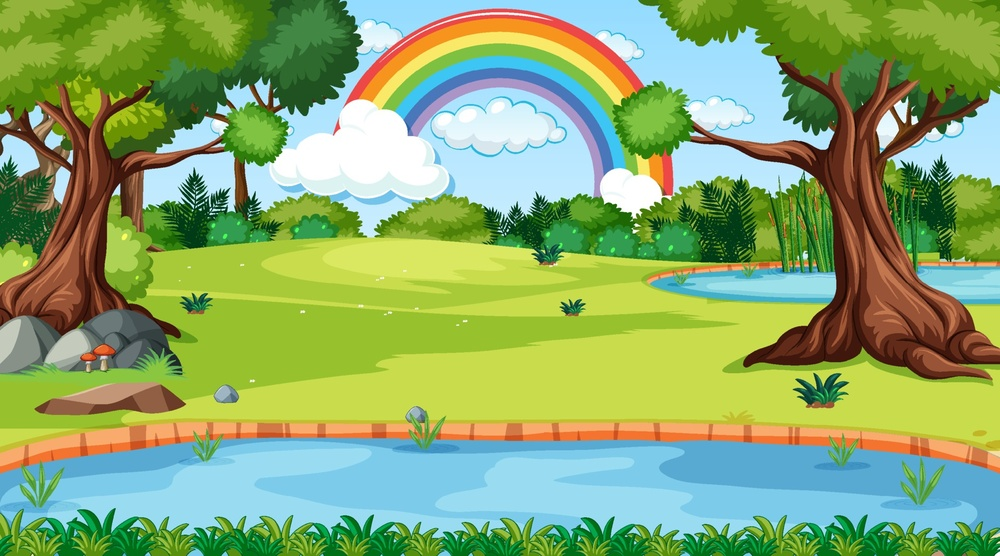
#> input picture OpenCV/image.jpg, 1000 x 556 px, shrunk from 1920 x 1067 before the run, given in place of the camera
$ python redcyan.py
#> lines starting #> are read from the running program, lines starting #| are printed output that depends on the picture
### OpenCV/managers.py
import cv2
import time
import numpy as np

class CaptureManager(object):

    def __init__(self,
                 capture,
                 apply_filter,
                 previewWindowManager=None,
                 shouldMirrorPreview=False,

                 ):
        self.apply_filter = apply_filter
        self.previewWindowManager = previewWindowManager
        self.shouldMirrorPreview = shouldMirrorPreview

        self._capture = capture
        self._channel = 0
        self._enteredFrame = False
        self._frame = None
        self._imageFileName = None
        self._videoFileName = None
        self._videoEncoding = None
        self._videoWriter = None

        self._startTime = None
        self._framesElapsed = int(0)
        self._fpsEstimate = None

    @property
    def channel(self):
        return self._channel

    # [5 lines left out: function channel, not called in this run]

    @property
    def frame(self):
        if self._enteredFrame and self._frame is None:
            _, self._frame = self._capture.retrieve(self._frame, self.channel)
        return self._frame

    @property
    def isWritingImage(self):
        return self._imageFileName is not None

    @property
    def isWritingVideo(self):
        return self._videoFileName is not None

    def enterFrame(self):
        '''Capture Next Frame If Any'''
        if self._capture is not None:
            self._enteredFrame = self._capture.grab()

    def exitFrame(self):
        '''
            - Draw to the window.
            - Write to files
            - Release the Frame
        '''
        # Check whether any grabbed frame is retrievable
        # Getter may retrieve and cache the frame

        if self.frame is None:
            self._enteredFrame = False
            return
        # Update FPS estimate and related variables
        if self._framesElapsed == 0:
            self._startTime = time.time()
        else:
            timeElapsed = time.time() - self._startTime
            self._fpsEstimate = self._framesElapsed/timeElapsed
        self._framesElapsed += 1

        # Draw To the window if any
        if self.previewWindowManager is not None:
            if self.shouldMirrorPreview:
                mirrored_frame = np.fliplr(self._frame).copy()
                self.previewWindowManager.show(mirrored_frame)
            else:
                self.previewWindowManager.show(self._frame)
        # Write to the image file if any
        if self.isWritingImage:
            frame = self.apply_filter(self._frame)
            cv2.imwrite(self._imageFileName, frame)
            self._imageFileName = None
        # Write to video file if any
        self._writeVideoFrame()

        # Every operation on frame is done
        # Let's release the frame
        self._frame = None
        self._enteredFrame = False

    '''
        Below defined public methods
        writeImage, startWritingVideo, stopWritingVideo
        simply record parameters for file writing options
        Actual writing operations are postponed to the next call
        of exitFrame()
        Writing Handled by non-public method => _writeVideoFrame()
    '''

    def writeImage(self, filename):
        '''Write an next excited frame to an image file'''
        self._imageFileName = filename

    # [13 lines left out: functions startWritingVideo, stopWritingVideo, not called in this run]

    # Below are non-public Methods

    def _writeVideoFrame(self):
        '''  _writeVideoFrame Method creates|appends to a video file'''
        if not self.isWritingVideo:
            return
        if self._videoWriter is None:
            fps = self._capture.get(cv2.CAP_PROP_FPS)
            if fps == 0.0:
                # Capture's FPS is Unknown so use estimator
                if self._framesElapsed < 20:
                    # Wait until more frames to elapse so that
                    # estimate is stable
                    return
                else:
                    fps = self._fpsEstimate
            # size => tuple contains (int:WIDTH,int:HEIGHT) of frame

            size = (
                int(self._capture.get(cv2.CAP_PROP_FRAME_WIDTH)),
                int(self._capture.get(cv2.CAP_PROP_FRAME_HEIGHT))
            )
            # Initialize VideoWriter Object
            self._videoWriter = cv2.VideoWriter(self._videoFileName,
                                                self._videoEncoding,
                                                fps, size)
        # Ask the object to write the frame
        # frame = self.apply_filter(self._frame)
        frame = self._frame
        self._videoWriter.write(frame)


class WindowManger():
    def __init__(self,
                 windowName,
                 apply_filter,
                 keypressCallback=None,
                 ):
        self._keypressCallback = keypressCallback
        self._windowName = windowName
        self._isWindowCreated = False
        self.apply_filter = apply_filter

    ''' Properties '''
    @property
    def isWindowCreated(self):
        return self._isWindowCreated

    def createWindow(self):
        cv2.namedWindow(self._windowName)
        self._isWindowCreated = True

    def show(self, frame):
        frame = self.apply_filter(frame,self)

        cv2.imshow(self._windowName, frame)

    def destroyWindow(self):
        cv2.destroyWindow(self._windowName)
        self._isWindowCreated = False
    def processEvents(self):
        keycode = cv2.waitKey(1)
        if self._keypressCallback is not None and keycode != -1:
            # waitkey() returns 32bit value but ASCII is only 8bit
            # Thus remove the redundant value & keep only 8-LSB bits
            # Discard any non ASCII infon by GTK by &= 0...0 1111(F) 1111(F)
            keycode &= 0xFF
            # Now process this updated keypress code
            self._keypressCallback(keycode)

    ''' Enough for Simple '''
    ''' Can be further expanded by adding mouseCallback property'''
    ''' Further use of Pygame's Window handling frameworks can work too'''
    ''' Eg for closing window when close button clickd'''


### OpenCV/cameo.py
import cv2
from managers import WindowManger, CaptureManager
import filters


def show_slider(x): print(x)
class Cameo(object):
    def __init__(self,filter,title) -> None:
        self.title = title
        self._windowManager = WindowManger(title,apply_filter=filter, keypressCallback=self.onKeypress)
        self._captureManager = CaptureManager(
            cv2.VideoCapture(0),filter, self._windowManager, True)

    def window_changes(self,title):
        pass
    def loop_Events(self,title):
        pass

    def run(self):
        ''' Run the Main Loop'''
        self._windowManager.createWindow()
        self.window_changes(self.title)
        while self._windowManager.isWindowCreated:
            self._captureManager.enterFrame()
            frame = self._captureManager.frame
            # TODO: Filter the frame (Chapter 3).
            self.loop_Events(self.title)
            self._captureManager.exitFrame()
            self._windowManager.processEvents()
#> this loop made 1 pass; (key Esc is pressed on pass 1)
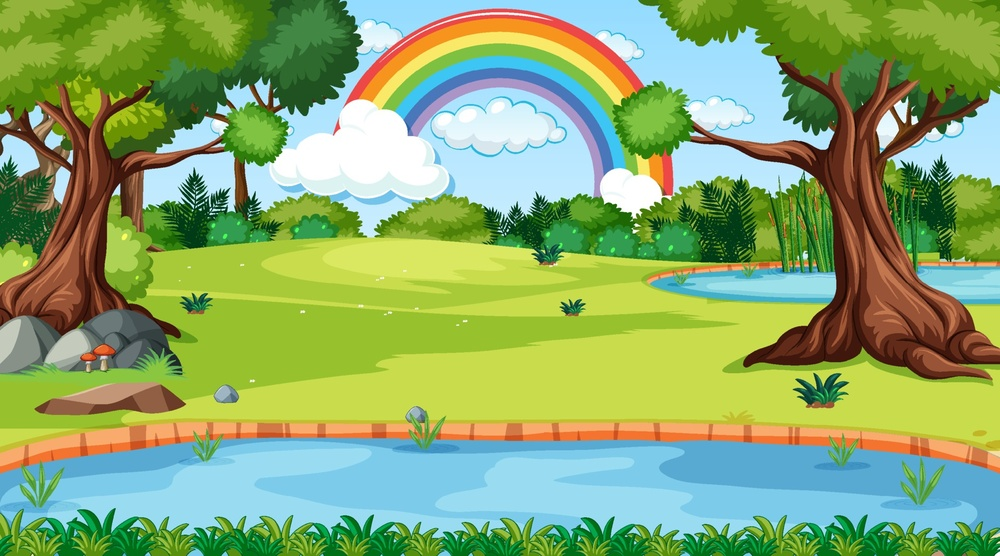
#> input picture OpenCV/image.jpg, 1000 x 556 px, shrunk from 1920 x 1067 before the run, given in place of the camera
#> pass 1, in exitFrame, `mirrored_frame = np.fliplr(self._frame).copy()`:
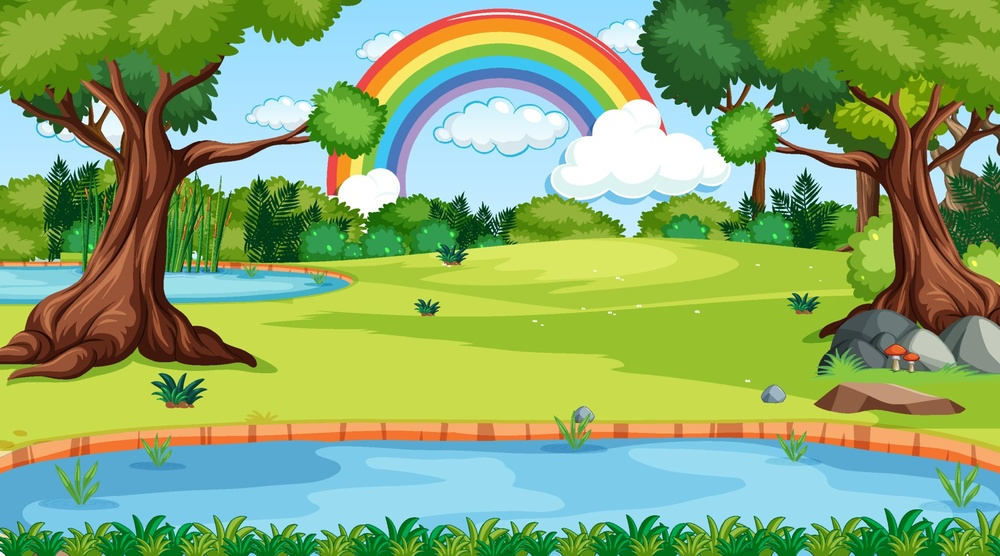
#> mirrored_frame: shape (556, 1000, 3); mean B, G, R 108.6, 168.6, 137.1
#> pass 1, in redcyan, `b,g,r = cv2.split(frame)`:
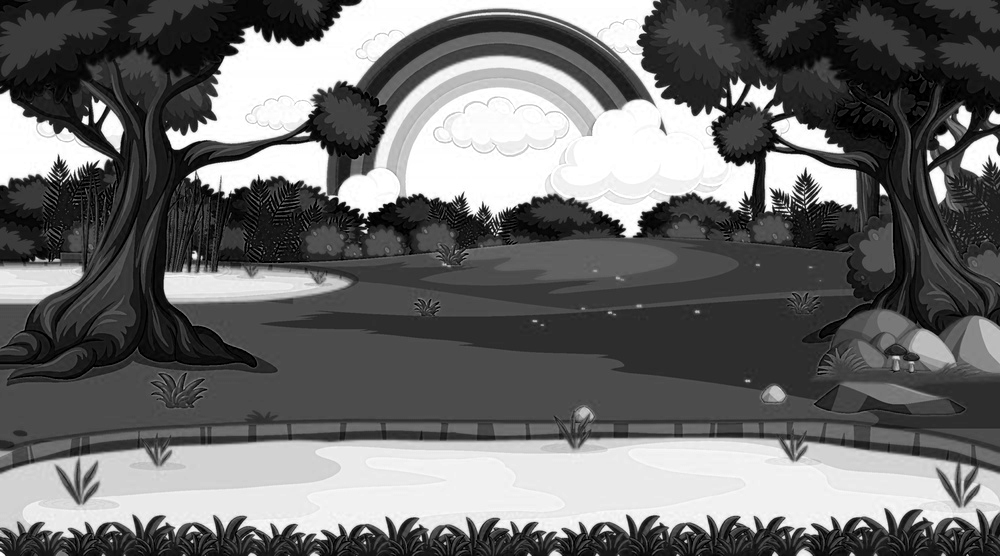
#> b: shape (556, 1000); min 0, max 255, mean 108.6
#> pass 1, in redcyan, `b,g,r = cv2.split(frame)`:
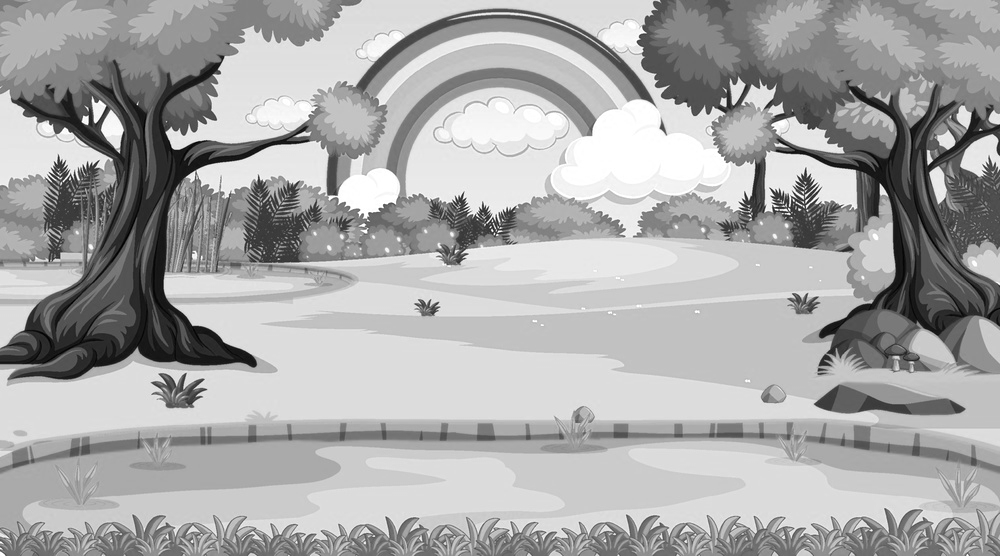
#> g: shape (556, 1000); min 0, max 255, mean 168.6
#> pass 1, in redcyan, `b,g,r = cv2.split(frame)`:
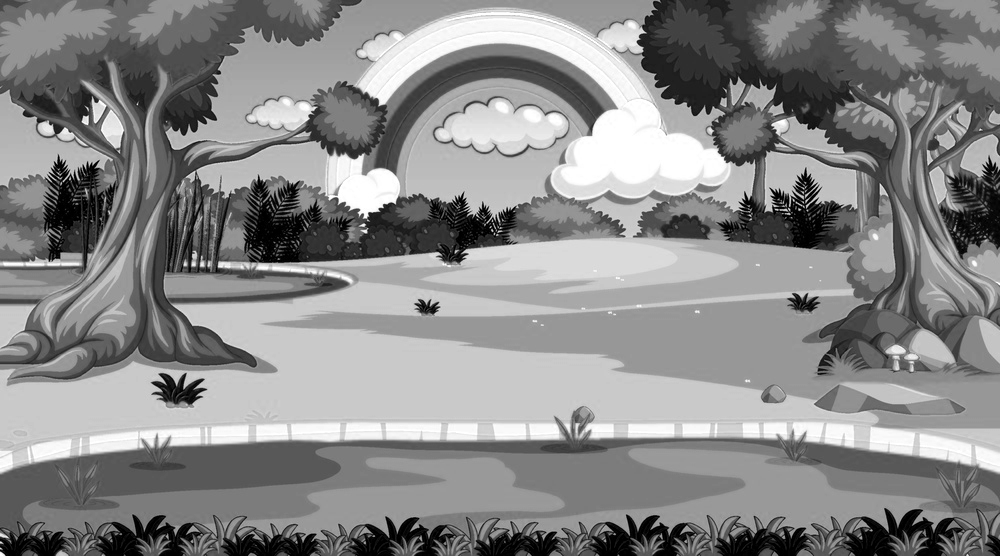
#> r: shape (556, 1000); min 0, max 255, mean 137.1

    def Keypress_Events(self,keycode):
        print(keycode)


    def onKeypress(self, keycode):
        if keycode == 32:  # space
            self._captureManager.writeImage('screenshot.png')
        elif keycode == 9 or keycode == 118:  # tab and 'v'
            if not self._captureManager.isWritingVideo:
                self._captureManager.startWritingVideo(
            'ss.mp4')
            else:
                self._captureManager.stopWritingVideo()
        elif keycode == 27 or keycode == 113:  # escape or Q pressed
            self._windowManager.destroyWindow()
        else:
            self.Keypress_Events(keycode)


# [2 lines that do not run on import are left out]


### OpenCV/redcyan.py
from cameo import Cameo
import cv2,numpy as np


def redcyan(frame,self):
    b,g,r = cv2.split(frame)
    b = cv2.addWeighted(b,0.5,b,0.5,0.0)
    filter_frame = cv2.merge([b,b,r])

    combined = np.hstack((frame,filter_frame))
    return combined


if __name__ == "__main__":
    Cameo(filter=redcyan,title="BGR to Red Cyan").run()
